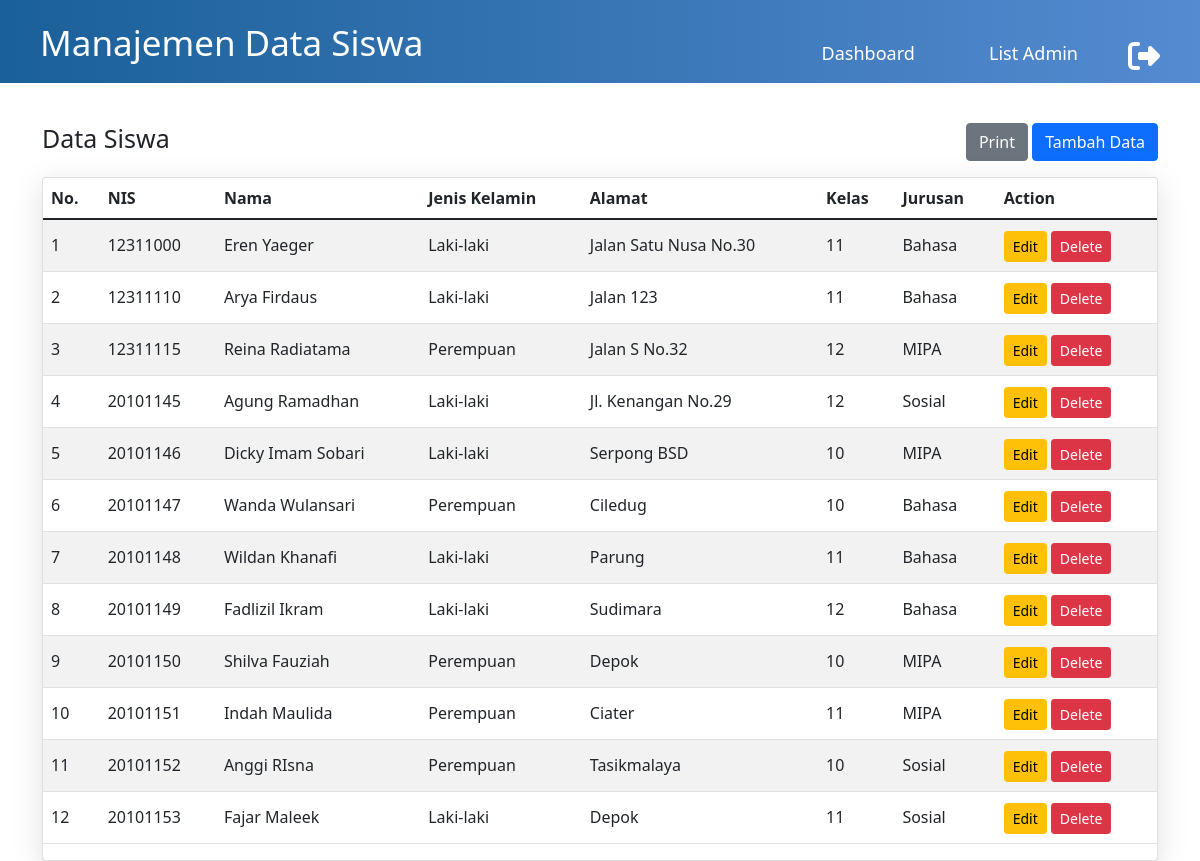
The app's page /data-siswa.php (signed in) with its own data.
### tables this page shows
CREATE TABLE `siswa` (
  `nis` char(8) NOT NULL,
  `nama` varchar(50) NOT NULL,
  `jns_kelamin` varchar(10) NOT NULL,
  `alamat` varchar(50) NOT NULL,
  `kd_kelas` char(4) NOT NULL
);

CREATE TABLE `kelas` (
  `kd_kelas` char(4) NOT NULL,
  `jurusan` varchar(20) NOT NULL,
  `tingkat` varchar(5) NOT NULL,
  `jmlh_siswa` int(5) NOT NULL
);

### functions.php (called while the page is built, shortened)
<?php
$conn = mysqli_connect("localhost", "root", "", "sekolah_database");
function query($query)
{
	global $conn;
	$result = mysqli_query($conn, $query);
	$rows = [];
	while ($row = mysqli_fetch_assoc($result)) {
		$rows[] = $row;
	}
	return $rows;
}

### data-siswa.php (the view, shortened to what this page needs)
<?php
require 'functions.php';
$siswa = query("SELECT * FROM siswa, kelas where kelas.kd_kelas=siswa.kd_kelas");
$user_type = $_SESSION['user_type'] == 'Super Admin';
?>
<!DOCTYPE html>
<html lang="en">
<head>
    <link rel="stylesheet" href="assets/css/main.css">
    <link href="https://cdn.jsdelivr.net/npm/bootstrap@5.1.3/dist/css/bootstrap.min.css" rel="stylesheet">
</head>
<body>
    <header>
        <div class="welcome">
            <h1>Manajemen Data Siswa</h1>
        </div>
        <nav>
            <ul>
                <li><a href="index.php">Dashboard</a></li>
                <?php if ($user_type) {
                ?>
                    <li id="list-admin"><a href="data-admin.php">List Admin</a></li>
                <?php } ?>
            </ul>
        </nav>
        <a href="logout.php"><i class="fa fa-sign-out fa-2x" aria-hidden="true"></i></a>
    </header>
    <section class="container">
        <div class="d-flex justify-content-between align-items-center">
            <h1>Data Siswa</h1>
            <div>
                <button type="button" class="btn btn-secondary mr-2">
                    <a href="cetak-siswa.php" style="color: #fff; text-decoration: none; ">Print</a>
                </button>
                <button type="button" class="btn btn-primary">
                    <a href="tambah-siswa.php" style="color: #fff; text-decoration: none;">Tambah Data</a>
                </button>
            </div>
        </div>
        <p>
        <div class="card">
            <div class="table-responsive">
                <table class="display table table-striped table-hover">
                    <thead>
                        <tr>
                            <th scope="col">No.</th>
                            <th scope="col">NIS</th>
                            <th scope="col">Nama</th>
                            <th scope="col">Jenis Kelamin</th>
                            <th scope="col">Alamat</th>
                            <th scope="col">Kelas</th>
                            <th scope="col">Jurusan</th>
                            <th scope="col">Action</th>
                        </tr>
                    </thead>
                    <tbody>
                        <?php $i = 1; ?>
                        <?php foreach ($siswa as $row) : ?>
                            <tr>
                                <td scope="row"><?= $i; ?></td>
                                <td scope="row"><?= $row["nis"]; ?></td>
                                <td><?= $row["nama"]; ?></td>
                                <td><?= $row["jns_kelamin"]; ?></td>
                                <td><?= $row["alamat"]; ?></td>
                                <td><?= $row["tingkat"]; ?></td>
                                <td><?= $row["jurusan"]; ?></td>
                                <td class="button-action">
                                    <a href="ubah-siswa.php?nis=<?= $row["nis"]; ?>"><button type="button" class="btn btn-sm btn-warning">Edit</button></a>
                                    <a href="hapus-siswa.php?nis=<?= $row["nis"]; ?>"><button type="button" class="btn btn-sm btn-danger">Delete</button></a>
                                </td>
                            </tr>
                            <?php $i++; ?>
                        <?php endforeach; ?>
                    </tbody>
                </table>
            </div>
        </div>
    </section>
</body>
</html>

### assets/css/main.css (style rules this page uses)
* { margin: 0; padding: 0; box-sizing: border-box; text-decoration: none; list-style: none; }
body { font-family: "Poppins", sans-serif; }
.container { width: 80%; margin: auto; }
header { width: 100%; padding: 0 40px; background: #2fc2a9; background: -webkit-linear-gradient(to left, #558bd1, #1a6099); background: linear-gradient(to left, #558bd1, #1a6099); display: flex; flex-direction: row; color: #fff; }
header .welcome { flex: 2; margin: auto; }
header .welcome h1 { font-size: 35px; padding-top: 10px; }
header ul { flex: 3; text-align: center; }
header i { padding-top: 40px; }
.fa-sign-out { color: #fff; }
header ul li { display: inline-block; font-size: 18px; margin-right: 30px; padding-top: 40px; align-items: center; }
header ul li a { color: #fff; padding: 10px 20px; -o-border-radius: 10px; -webkit-border-radius: 10px; -moz-border-radius: 10px; -ms-border-radius: 10px; border-radius: 10px; text-decoration: none; -o-transition: all 0.5s; -webkit-transition: all 0.5s; -moz-transition: all 0.5s; -ms-transition: all 0.5s; transition: all 0.5s; }
section { margin-top: 40px !important; }
a { color: #fff !important; text-decoration: none !important; }
.top-data h1, body section h1 { font-size: 25px; display: block; }
tr td { line-height: 35px; }
.card { background-color: #ffffff; border-radius: 50px; box-shadow: rgba(100, 100, 111, 0.2) 0px 7px 29px 0px; }
.table-responsive { display: block; width: 100%; overflow-x: auto; -webkit-overflow-scrolling: touch; -ms-overflow-style: -ms-autohiding-scrollbar; }

### records on screen
siswa: nis "12311000", nama "Eren Yaeger", jns_kelamin "Laki-laki", alamat "Jalan Satu Nusa No.30", kd_kelas.tingkat "11", kd_kelas.jurusan "Bahasa"
siswa: nis "12311110", nama "Arya Firdaus", jns_kelamin "Laki-laki", alamat "Jalan 123", kd_kelas.tingkat "11", kd_kelas.jurusan "Bahasa"
siswa: nis "12311115", nama "Reina Radiatama", jns_kelamin "Perempuan", alamat "Jalan S No.32", kd_kelas.tingkat "12", kd_kelas.jurusan "MIPA"
siswa: nis "20101145", nama "Agung Ramadhan", jns_kelamin "Laki-laki", alamat "Jl. Kenangan No.29", kd_kelas.tingkat "12", kd_kelas.jurusan "Sosial"
siswa: nis "20101146", nama "Dicky Imam Sobari", jns_kelamin "Laki-laki", alamat "Serpong BSD", kd_kelas.tingkat "10", kd_kelas.jurusan "MIPA"
siswa: nis "20101147", nama "Wanda Wulansari", jns_kelamin "Perempuan", alamat "Ciledug", kd_kelas.tingkat "10", kd_kelas.jurusan "Bahasa"
siswa: nis "20101148", nama "Wildan Khanafi", jns_kelamin "Laki-laki", alamat "Parung", kd_kelas.tingkat "11", kd_kelas.jurusan "Bahasa"
siswa: nis "20101149", nama "Fadlizil Ikram", jns_kelamin "Laki-laki", alamat "Sudimara", kd_kelas.tingkat "12", kd_kelas.jurusan "Bahasa"
siswa: nis "20101150", nama "Shilva Fauziah", jns_kelamin "Perempuan", alamat "Depok", kd_kelas.tingkat "10", kd_kelas.jurusan "MIPA"
siswa: nis "20101151", nama "Indah Maulida", jns_kelamin "Perempuan", alamat "Ciater", kd_kelas.tingkat "11", kd_kelas.jurusan "MIPA"
siswa: nis "20101152", nama "Anggi RIsna", jns_kelamin "Perempuan", alamat "Tasikmalaya", kd_kelas.tingkat "10", kd_kelas.jurusan "Sosial"
siswa: nis "20101153", nama "Fajar Maleek", jns_kelamin "Laki-laki", alamat "Depok", kd_kelas.tingkat "11", kd_kelas.jurusan "Sosial"
